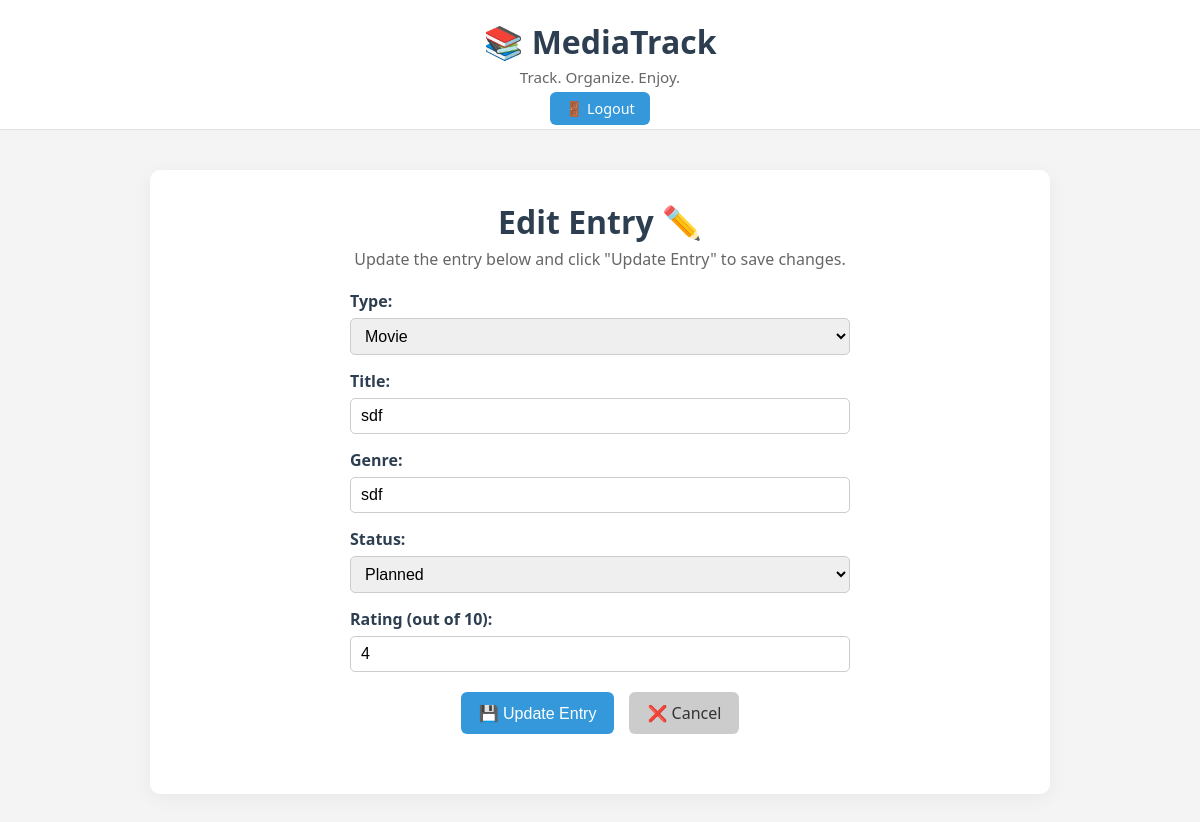
The app's page /edit/4 (signed in) with its own data.
### tables this page shows
CREATE TABLE items (
            id INTEGER PRIMARY KEY AUTOINCREMENT,
            user_id INTEGER NOT NULL,
            type TEXT NOT NULL,
            title TEXT NOT NULL,
            genre TEXT NOT NULL,
            status TEXT NOT NULL,
            rating INTEGER,
            FOREIGN KEY (user_id) REFERENCES users(id)
        );

### app.py (the view, shortened to what this page needs)
@app.route('/edit/<int:id>', methods=['GET', 'POST'])
@login_required
def edit_item(id):
    conn = sqlite3.connect('database.db')
    conn.row_factory = sqlite3.Row
    c = conn.cursor()
    c.execute('SELECT * FROM items WHERE id = ?', (id,))
    item = c.fetchone()
    conn.close()
    return render_template('edit.html', item=item)

### app.py (called while the page is built)
def login_required(f):
    @wraps(f)
    def decorated_function(*args, **kwargs):
        if 'user_id' not in session:
            flash('Please log in to access this page.')
            return redirect(url_for('login'))
        return f(*args, **kwargs)
    return decorated_function

### templates/edit.html (shortened to what this page needs)
{% extends 'base.html' %}
{% block content %}
<div class="container"> <h2 class="main-title">Edit Entry ✏️</h2>
  <p class="subtitle">Update the entry below and click "Update Entry" to save changes.</p>
  <form method="POST" class="form-layout"> <div class="form-group"> <label for="type">Type:</label> <select name="type" required> <option value="Movie" {% if item['type'] == 'Movie' %}selected{% endif %}>Movie</option> </select> </div>
<div class="form-group">
  <label for="title">Title:</label>
  <input type="text" name="title" value="{{ item['title'] }}" required>
</div>
<div class="form-group">
  <label for="genre">Genre:</label>
  <input type="text" name="genre" value="{{ item['genre'] }}" required>
</div>
<div class="form-group">
  <label for="status">Status:</label>
  <select name="status" required>
    <option value="Planned" {% if item['status'] == 'Planned' %}selected{% endif %}>Planned</option>
  </select>
</div>
<div class="form-group">
  <label for="rating">Rating (out of 10):</label>
  <input type="number" name="rating" value="{{ item['rating'] or '' }}" min="0" max="10">
</div>
<div class="button-container">
  <button type="submit" class="button-primary">💾 Update Entry</button>
  <a href="{{ url_for('view_items') }}" class="button-secondary">❌ Cancel</a>
</div>
</form> </div> {% endblock %}

### static/styles.css (style rules this page uses)
* { margin: 0; padding: 0; box-sizing: border-box; }
body { font-family: 'Segoe UI', Tahoma, Geneva, Verdana, sans-serif; background-color: #f4f4f4; color: #2c3e50; }
.container { max-width: 900px; margin: 40px auto; background: #fff; padding: 30px; border-radius: 10px; box-shadow: 0 4px 20px rgba(0, 0, 0, 0.05); }
h1, h2 { text-align: center; margin-bottom: 30px; }
.button-container { display: flex; justify-content: center; gap: 15px; margin-bottom: 30px; }
.main-title { text-align: center; font-size: 2rem; margin-bottom: 5px; color: #2c3e50; }
.subtitle { text-align: center; font-size: 1rem; color: #666; margin-top: 0; }
.button-container { display: flex; justify-content: center; gap: 20px; flex-wrap: wrap; margin-top: 20px; margin-bottom: 30px; }
.form-layout { max-width: 500px; margin: 0 auto; padding-top: 20px; }
.form-group { display: flex; flex-direction: column; margin-bottom: 15px; }
.form-group label { margin-bottom: 6px; font-weight: 600; color: #2c3e50; }
.form-group input, .form-group select { padding: 8px 10px; border-radius: 5px; border: 1px solid #ccc; font-size: 1rem; }
.button-container { display: flex; justify-content: center; gap: 15px; margin-top: 20px; }
.button-primary, .button-secondary { padding: 10px 18px; font-size: 1rem; border: none; border-radius: 6px; cursor: pointer; text-decoration: none; display: inline-flex; align-items: center; justify-content: center; transition: background-color 0.3s ease; }
.button-primary { background-color: #3498db; color: #fff; }
.button-secondary { background-color: #ccc; color: #333; }

### records on screen
items: type "Movie", title "sdf", genre "sdf", status "Planned", rating "4"
